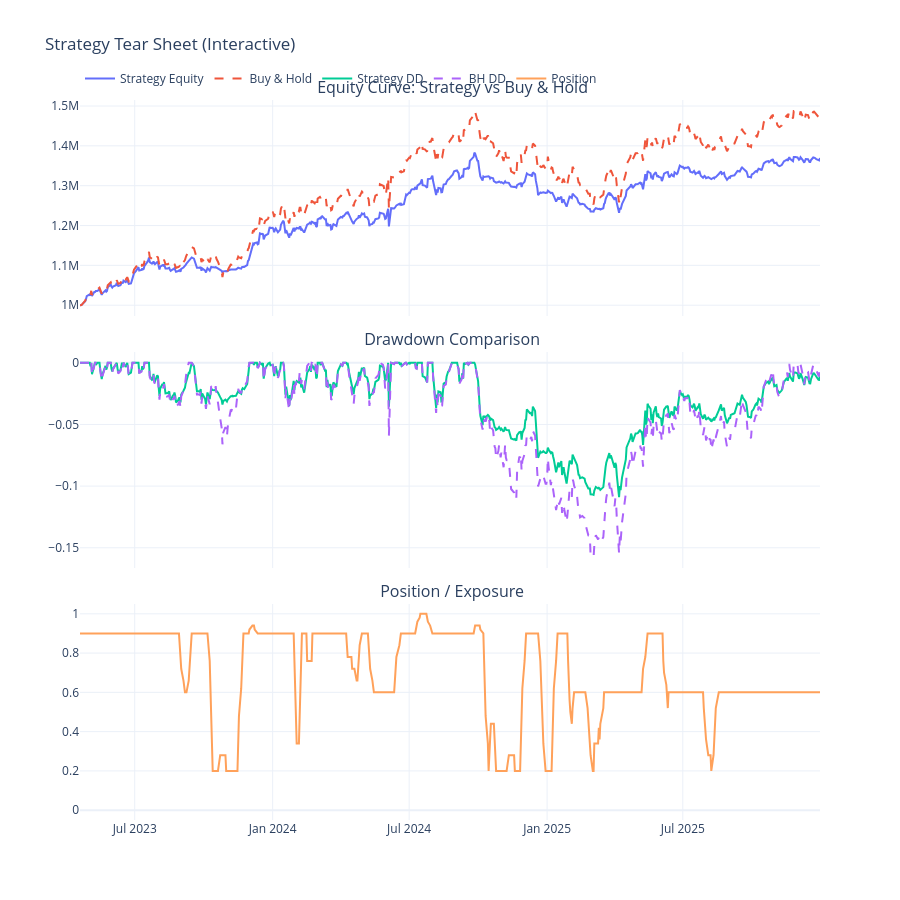

Notebook cell for this chart:
### Code cell
print("TESTING ENHANCED FOUR REGIME STRATEGY...")
# ---------------------------------------------------------
# Run end-to-end test of the enhanced four-regime strategy
# ---------------------------------------------------------

# Convert regime signals into position sizing decisions
signals_regime_v2 = four_regime_strategy_clean(signals)

# Backtest strategy performance with transaction costs
results_regime_v2 = backtest_clean(signals_regime_v2)

# Compute performance and risk metrics
results, strat_dd, bh_dd = evaluate_clean(results_regime_v2)

# Visualize equity, drawdowns, and position behavior
plot_strategy_results(results_regime_v2, strat_dd, bh_dd)

### Figure 1 — Plotly figure (JSON) as saved in the notebook; plotly's stock layout.template omitted (floating-point values rounded to 4 significant figures; data arrays with more than 128 entries replaced by an {"elided": "..."} marker saying what was removed)
{"data": [{"mode": "lines", "name": "Strategy Equity", "type": "scatter", "x": {"elided": "669 str values"}, "xaxis": "x", "y": {"elided": "669 float values"}, "yaxis": "y"}, {"line": {"dash": "dash"}, "mode": "lines", "name": "Buy & Hold", "type": "scatter", "x": {"elided": "669 str values"}, "xaxis": "x", "y": {"elided": "669 float values"}, "yaxis": "y"}, {"mode": "lines", "name": "Strategy DD", "type": "scatter", "x": {"elided": "669 str values"}, "xaxis": "x2", "y": {"elided": "669 float values"}, "yaxis": "y2"}, {"line": {"dash": "dash"}, "mode": "lines", "name": "BH DD", "type": "scatter", "x": {"elided": "669 str values"}, "xaxis": "x2", "y": {"elided": "669 float values"}, "yaxis": "y2"}, {"mode": "lines", "name": "Position", "type": "scatter", "x": {"elided": "669 str values"}, "xaxis": "x3", "y": {"elided": "669 float values"}, "yaxis": "y3"}], "layout": {"annotations": [{"font": {"size": 16}, "showarrow": false, "text": " Equity Curve: Strategy vs Buy & Hold", "x": 0.5, "xanchor": "center", "xref": "paper", "y": 1, "yanchor": "bottom", "yref": "paper"}, {"font": {"size": 16}, "showarrow": false, "text": " Drawdown Comparison", "x": 0.5, "xanchor": "center", "xref": "paper", "y": 0.65, "yanchor": "bottom", "yref": "paper"}, {"font": {"size": 16}, "showarrow": false, "text": " Position / Exposure", "x": 0.5, "xanchor": "center", "xref": "paper", "y": 0.3, "yanchor": "bottom", "yref": "paper"}], "height": 900, "legend": {"orientation": "h", "y": 1.05}, "title": {"text": " Strategy Tear Sheet (Interactive)"}, "xaxis": {"anchor": "y", "domain": [0, 1], "matches": "x3", "showticklabels": false}, "xaxis2": {"anchor": "y2", "domain": [0, 1], "matches": "x3", "showticklabels": false}, "xaxis3": {"anchor": "y3", "domain": [0, 1]}, "yaxis": {"anchor": "x", "domain": [0.7, 1]}, "yaxis2": {"anchor": "x2", "domain": [0.35, 0.65]}, "yaxis3": {"anchor": "x3", "domain": [0, 0.3], "range": [-0.05, 1.05]}}}
